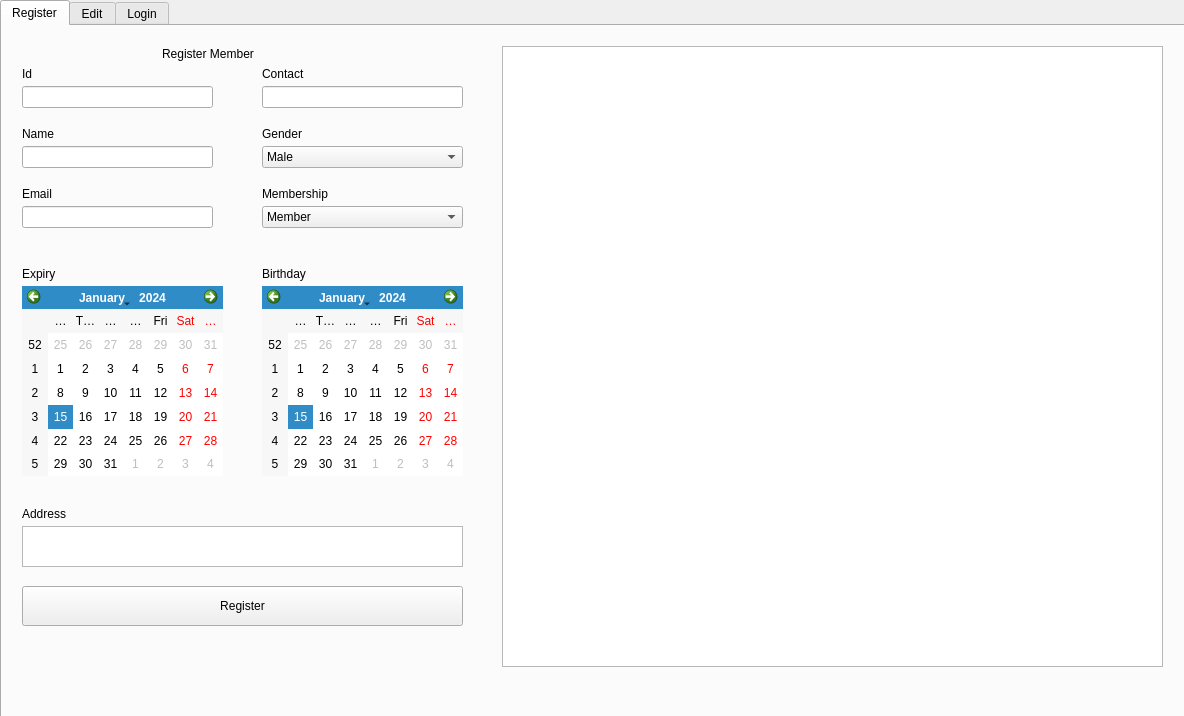
<?xml version="1.0" encoding="UTF-8"?>
<ui version="4.0">
 <class>Form</class>
 <widget class="QWidget" name="Form">
  <property name="geometry">
   <rect>
    <x>0</x>
    <y>0</y>
    <width>1184</width>
    <height>716</height>
   </rect>
  </property>
  <property name="windowTitle">
   <string>Form</string>
  </property>
  <widget class="QTabWidget" name="tabWidget">
   <property name="geometry">
    <rect>
     <x>0</x>
     <y>0</y>
     <width>1201</width>
     <height>721</height>
    </rect>
   </property>
   <property name="tabPosition">
    <enum>QTabWidget::North</enum>
   </property>
   <property name="tabShape">
    <enum>QTabWidget::Rounded</enum>
   </property>
   <property name="currentIndex">
    <number>0</number>
   </property>
   <property name="documentMode">
    <bool>false</bool>
   </property>
   <property name="tabsClosable">
    <bool>false</bool>
   </property>
   <property name="movable">
    <bool>false</bool>
   </property>
   <property name="tabBarAutoHide">
    <bool>false</bool>
   </property>
   <widget class="QWidget" name="tab">
    <attribute name="title">
     <string>Register</string>
    </attribute>
    <widget class="QLineEdit" name="email_input">
     <property name="geometry">
      <rect>
       <x>20</x>
       <y>180</y>
       <width>191</width>
       <height>22</height>
      </rect>
     </property>
     <property name="text">
      <string/>
     </property>
    </widget>
    <widget class="QLabel" name="label_3">
     <property name="geometry">
      <rect>
       <x>20</x>
       <y>160</y>
       <width>49</width>
       <height>16</height>
      </rect>
     </property>
     <property name="text">
      <string>Email</string>
     </property>
    </widget>
    <widget class="QComboBox" name="gender_input">
     <property name="geometry">
      <rect>
       <x>260</x>
       <y>120</y>
       <width>201</width>
       <height>22</height>
      </rect>
     </property>
     <item>
      <property name="text">
       <string>Male</string>
      </property>
     </item>
     <item>
      <property name="text">
       <string>Female</string>
      </property>
     </item>
    </widget>
    <widget class="QComboBox" name="member_input">
     <property name="geometry">
      <rect>
       <x>260</x>
       <y>180</y>
       <width>201</width>
       <height>22</height>
      </rect>
     </property>
     <item>
      <property name="text">
       <string>Member</string>
      </property>
     </item>
     <item>
      <property name="text">
       <string>Non-Member</string>
      </property>
     </item>
    </widget>
    <widget class="QLabel" name="label">
     <property name="geometry">
      <rect>
       <x>20</x>
       <y>40</y>
       <width>49</width>
       <height>16</height>
      </rect>
     </property>
     <property name="text">
      <string>Id</string>
     </property>
    </widget>
    <widget class="QLabel" name="label_8">
     <property name="geometry">
      <rect>
       <x>260</x>
       <y>160</y>
       <width>81</width>
       <height>16</height>
      </rect>
     </property>
     <property name="text">
      <string>Membership</string>
     </property>
    </widget>
    <widget class="QLineEdit" name="name_input">
     <property name="geometry">
      <rect>
       <x>20</x>
       <y>120</y>
       <width>191</width>
       <height>22</height>
      </rect>
     </property>
    </widget>
    <widget class="QLabel" name="label_6">
     <property name="geometry">
      <rect>
       <x>260</x>
       <y>40</y>
       <width>49</width>
       <height>16</height>
      </rect>
     </property>
     <property name="text">
      <string>Contact</string>
     </property>
    </widget>
    <widget class="QLabel" name="label_5">
     <property name="geometry">
      <rect>
       <x>260</x>
       <y>240</y>
       <width>49</width>
       <height>16</height>
      </rect>
     </property>
     <property name="text">
      <string>Birthday</string>
     </property>
    </widget>
    <widget class="QLineEdit" name="id_input">
     <property name="geometry">
      <rect>
       <x>20</x>
       <y>60</y>
       <width>191</width>
       <height>22</height>
      </rect>
     </property>
    </widget>
    <widget class="QLabel" name="label_7">
     <property name="geometry">
      <rect>
       <x>260</x>
       <y>100</y>
       <width>49</width>
       <height>16</height>
      </rect>
     </property>
     <property name="text">
      <string>Gender</string>
     </property>
    </widget>
    <widget class="QLineEdit" name="contact_input">
     <property name="geometry">
      <rect>
       <x>260</x>
       <y>60</y>
       <width>201</width>
       <height>22</height>
      </rect>
     </property>
    </widget>
    <widget class="QCalendarWidget" name="birthday_widget">
     <property name="geometry">
      <rect>
       <x>260</x>
       <y>260</y>
       <width>201</width>
       <height>190</height>
      </rect>
     </property>
    </widget>
    <widget class="QCalendarWidget" name="expiry_input">
     <property name="geometry">
      <rect>
       <x>20</x>
       <y>260</y>
       <width>201</width>
       <height>190</height>
      </rect>
     </property>
    </widget>
    <widget class="QLabel" name="label_4">
     <property name="geometry">
      <rect>
       <x>20</x>
       <y>240</y>
       <width>49</width>
       <height>16</height>
      </rect>
     </property>
     <property name="text">
      <string>Expiry</string>
     </property>
    </widget>
    <widget class="QLabel" name="label_9">
     <property name="geometry">
      <rect>
       <x>20</x>
       <y>100</y>
       <width>49</width>
       <height>16</height>
      </rect>
     </property>
     <property name="text">
      <string>Name</string>
     </property>
    </widget>
    <widget class="QLabel" name="address_label">
     <property name="geometry">
      <rect>
       <x>20</x>
       <y>480</y>
       <width>49</width>
       <height>16</height>
      </rect>
     </property>
     <property name="text">
      <string>Address</string>
     </property>
    </widget>
    <widget class="QPushButton" name="register_button">
     <property name="geometry">
      <rect>
       <x>20</x>
       <y>560</y>
       <width>441</width>
       <height>40</height>
      </rect>
     </property>
     <property name="text">
      <string>Register</string>
     </property>
    </widget>
    <widget class="QTableView" name="tableView">
     <property name="geometry">
      <rect>
       <x>500</x>
       <y>20</y>
       <width>661</width>
       <height>621</height>
      </rect>
     </property>
    </widget>
    <widget class="QTextEdit" name="address_input">
     <property name="geometry">
      <rect>
       <x>20</x>
       <y>500</y>
       <width>441</width>
       <height>41</height>
      </rect>
     </property>
    </widget>
    <widget class="QLabel" name="label_11">
     <property name="geometry">
      <rect>
       <x>160</x>
       <y>20</y>
       <width>121</width>
       <height>16</height>
      </rect>
     </property>
     <property name="text">
      <string>Register Member</string>
     </property>
    </widget>
   </widget>
   <widget class="QWidget" name="tab_2">
    <attribute name="title">
     <string>Edit</string>
    </attribute>
    <widget class="QTableView" name="tableView_2">
     <property name="geometry">
      <rect>
       <x>20</x>
       <y>20</y>
       <width>641</width>
       <height>641</height>
      </rect>
     </property>
    </widget>
    <widget class="QLabel" name="label_10">
     <property name="geometry">
      <rect>
       <x>920</x>
       <y>60</y>
       <width>49</width>
       <height>16</height>
      </rect>
     </property>
     <property name="text">
      <string>Name</string>
     </property>
    </widget>
    <widget class="QLabel" name="label_12">
     <property name="geometry">
      <rect>
       <x>680</x>
       <y>20</y>
       <width>141</width>
       <height>16</height>
      </rect>
     </property>
     <property name="text">
      <string>Search Member</string>
     </property>
    </widget>
    <widget class="QLineEdit" name="name_search_input">
     <property name="geometry">
      <rect>
       <x>920</x>
       <y>80</y>
       <width>201</width>
       <height>22</height>
      </rect>
     </property>
    </widget>
    <widget class="QLabel" name="label_2">
     <property name="geometry">
      <rect>
       <x>680</x>
       <y>60</y>
       <width>49</width>
       <height>16</height>
      </rect>
     </property>
     <property name="text">
      <string>ID</string>
     </property>
    </widget>
    <widget class="QLineEdit" name="id_search_input">
     <property name="geometry">
      <rect>
       <x>680</x>
       <y>80</y>
       <width>201</width>
       <height>22</height>
      </rect>
     </property>
    </widget>
    <widget class="QPushButton" name="SearchButton">
     <property name="geometry">
      <rect>
       <x>680</x>
       <y>120</y>
       <width>481</width>
       <height>41</height>
      </rect>
     </property>
     <property name="text">
      <string>Search</string>
     </property>
    </widget>
    <widget class="QLabel" name="label_13">
     <property name="geometry">
      <rect>
       <x>680</x>
       <y>220</y>
       <width>161</width>
       <height>16</height>
      </rect>
     </property>
     <property name="text">
      <string>Update The Selected Expiry</string>
     </property>
    </widget>
    <widget class="QCalendarWidget" name="Expiry_edit">
     <property name="geometry">
      <rect>
       <x>680</x>
       <y>260</y>
       <width>481</width>
       <height>190</height>
      </rect>
     </property>
    </widget>
    <widget class="QPushButton" name="Save_Date_Bt">
     <property name="geometry">
      <rect>
       <x>680</x>
       <y>480</y>
       <width>481</width>
       <height>41</height>
      </rect>
     </property>
     <property name="text">
      <string>Save</string>
     </property>
    </widget>
   </widget>
   <widget class="QWidget" name="tab_3">
    <attribute name="title">
     <string>Login</string>
    </attribute>
    <widget class="QLabel" name="name_label">
     <property name="geometry">
      <rect>
       <x>480</x>
       <y>80</y>
       <width>221</width>
       <height>40</height>
      </rect>
     </property>
     <property name="styleSheet">
      <string notr="true">font:14pt &quot;Segoe UI&quot;;</string>
     </property>
     <property name="text">
      <string/>
     </property>
    </widget>
    <widget class="QLabel" name="expiry_label">
     <property name="geometry">
      <rect>
       <x>480</x>
       <y>120</y>
       <width>221</width>
       <height>40</height>
      </rect>
     </property>
     <property name="styleSheet">
      <string notr="true">font: 14pt &quot;Segoe UI&quot;;</string>
     </property>
     <property name="text">
      <string/>
     </property>
    </widget>
    <widget class="QLineEdit" name="id_entry">
     <property name="geometry">
      <rect>
       <x>480</x>
       <y>180</y>
       <width>261</width>
       <height>40</height>
      </rect>
     </property>
    </widget>
    <widget class="QPushButton" name="Login_bt">
     <property name="geometry">
      <rect>
       <x>474</x>
       <y>260</y>
       <width>261</width>
       <height>40</height>
      </rect>
     </property>
     <property name="text">
      <string>Login</string>
     </property>
    </widget>
   </widget>
  </widget>
 </widget>
 <resources/>
 <connections/>
</ui>
